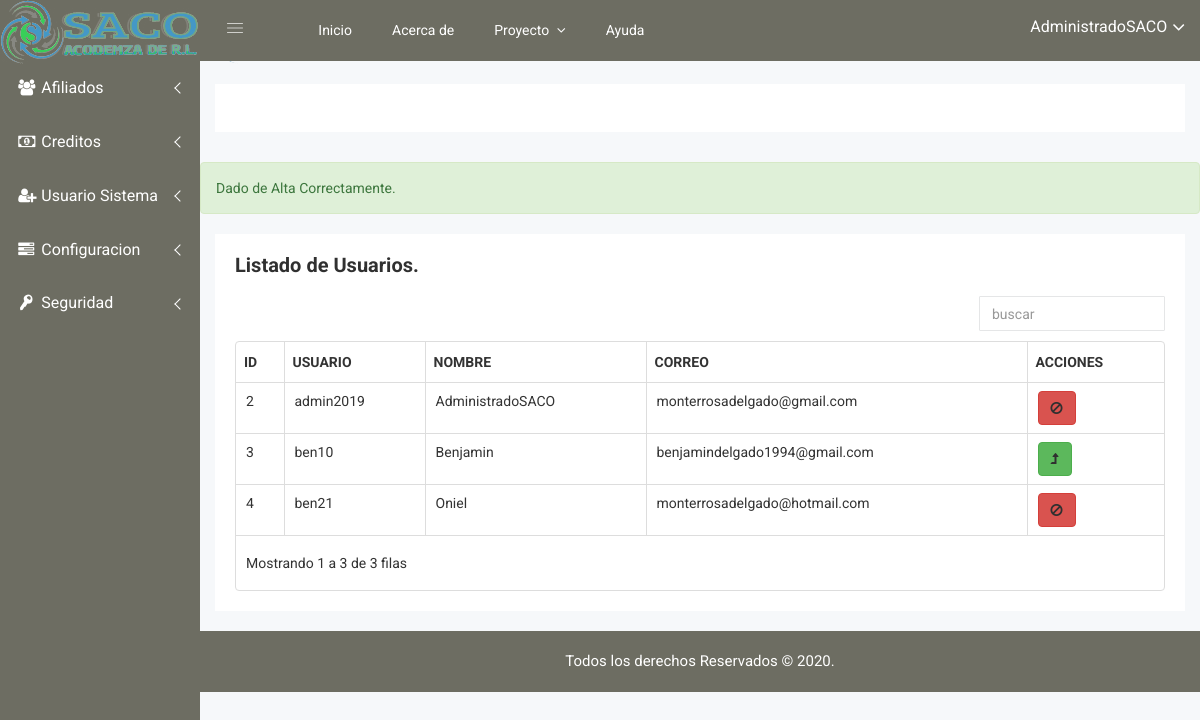
/listadoUsuario.php (signed in), run on the app's committed database.
### tables this page shows
CREATE TABLE `usuarios` (
  `id` int(11) NOT NULL AUTO_INCREMENT,
  `usuario` varchar(50) NOT NULL,
  `password` varchar(100) NOT NULL,
  `nombre` varchar(50) NOT NULL,
  `correo` varchar(50) NOT NULL,
  `last_session` datetime DEFAULT NULL,
  `activacion` int(11) NOT NULL,
  `token` varchar(50) NOT NULL,
  `token_password` varchar(100) DEFAULT NULL,
  `password_request` int(11) NOT NULL DEFAULT '0',
  `id_tipo` int(11) NOT NULL,
  `timestamp` timestamp NULL DEFAULT NULL,
  PRIMARY KEY (`id`)
);

### listadoUsuario.php (called while the page is built, shortened)
<?php
	require 'funcs/conexion.php';
	$idUsuario = $_SESSION['id_usuario'];
	$sqlUsuario = "SELECT id,nombre FROM usuarios WHERE id= '$idUsuario'";
	$resultUsu= $mysqli->query($sqlUsuario);
	$rowUsu = $resultUsu->fetch_assoc();
?>
<?php
@include("static/all/up.php");
?>
                    <?php
@include("paginas/lisUsuario.php");
?>
<?php
@include("static/all/down.php");
?>

### paginas/lisUsuario.php (the view)
<?php
        if (isset($_GET['action']) && $_GET['action'] == 'DarBaja') {
            $id = $_GET['id'];
            $sql ="UPDATE usuarios SET activacion = 0 WHERE id = $id";
            if ($conexion->query($sql) === TRUE) {
                echo"<div class='row'>";
                echo"<div class='col-lg-12'>";
                echo"<div class='alert alert-success alert-st-one alert-st-bg '> Dado de Baja Correctamente.";
                echo "</div>";
                echo "</div>";
                echo "</div>";
            }
        }else{
            $id = $_GET['id'];
            $sql ="UPDATE usuarios SET activacion = 1 WHERE id = $id";
            if ($conexion->query($sql) === TRUE) {
                echo"<div class='row'>";
                echo"<div class='col-lg-12'>";
                echo"<div class='alert alert-success alert-st-one alert-st-bg '>Dado de Alta Correctamente. ";
                echo "</div>";
                echo "</div>";
                echo "</div>";
            }
        }
        ?>
        <div class="data-table-area mg-b-15">
            <div class="container-fluid">
                <div class="row">
                    <div class="col-lg-12 col-md-12 col-sm-12 col-xs-12">
                        <div class="sparkline13-list">
                            <div class="sparkline13-hd">
                                <div class="main-sparkline13-hd">
                                    <h1>Listado <span class="table-project-n">de</span> Usuarios.</h1>
                                </div>
                            </div>
                            <div class="sparkline13-graph">
                                <div class="datatable-dashv1-list custom-datatable-overright">
                                <form id="formulario" method="POST" action="">
                                    <table id="table" data-toggle="table" data-pagination="true" data-search="true"   data-resizable="true">
                                        <thead>
                                            <tr>
                                                <th data-field="id">ID</th>
                                                <th data-field="usuario" >USUARIO</th>
                                                <th data-field="nombre" >NOMBRE</th>
                                                <th data-field="correo" >CORREO</th>
                                                <th data-field="acciones" >ACCIONES</th>
                                            </tr>
                                        </thead>
                                        <tbody>
                                            <?php
                                            $sql = "SELECT * FROM usuarios";
                                            $resultado = $conexion->query($sql);
                                            if ($resultado->num_rows > 0) {
                                                while($row = $resultado->fetch_assoc()){
                                                    ?>
                                                    <tr>
                                                <td><?php echo $row['id']; ?></td>
                                                <td><?php echo $row['usuario']?></td>
                                                <td><?php echo $row['nombre'] ?></td>
                                                <td><?php echo $row['correo'] ?></td>
                                                <td>
                                                    <?php
                                                    if ($row['activacion'] == '1') {
                                                    ?>
                                                <a href="/SACO/listadoUsuario.php?id=<?php echo $row['id'];?>&action=DarBaja" class="btn btn-custon-rounded-four btn-danger" title="Dar de Baja">
                                                    <i class="fa fa-ban"></i></a>
                                                    <?php
                                                    }else{
                                                    ?>
                                                    <a href="/SACO/listadoUsuario.php?id=<?php echo $row['id'];?>&action=DarAlta" class="btn btn-custon-rounded-four btn-success" title="Dar de Alta">
                                                    <i class="fa fa-level-up"></i></a>
                                                    <?php
                                                    }
                                                    ?>
                                                </td>
                                            </tr>
                                                    <?php
                                                }
                                            }
                                            ?>
                                        </tbody>
                                    </table>
                                    </form>
                                </div>
                            </div>
                        </div>
                    </div>
                </div>
            </div>
        </div>

### static/menu_superior.php (shortened to what this page needs)
<div class="header-advance-area">
            <div class="header-top-area">
                <div class="container-fluid">
                    <div class="row">
                        <div class="col-lg-12 col-md-12 col-sm-12 col-xs-12">
                            <div class="header-top-wraper">
                                <div class="row">
                                    <div class="col-lg-1 col-md-0 col-sm-1 col-xs-12">
                                        <div class="menu-switcher-pro">
                                            <button type="button" id="sidebarCollapse" class="btn bar-button-pro header-drl-controller-btn btn-info navbar-btn">
													<i class="educate-icon educate-nav"></i>
												</button>
                                        </div>
                                    </div>
                                    <div class="col-lg-6 col-md-7 col-sm-6 col-xs-12">
                                        <div class="header-top-menu tabl-d-n">
                                            <ul class="nav navbar-nav mai-top-nav">
                                                <li class="nav-item"><a href="welcome.php" class="nav-link">Inicio</a>
                                                </li>
                                                <li class="nav-item"><a href="#" class="nav-link">Acerca de</a>
                                                </li>
                                                <li class="nav-item dropdown res-dis-nn">
                                                    <a href="#" data-toggle="dropdown" role="button" aria-expanded="false" class="nav-link dropdown-toggle">Proyecto <span class="angle-down-topmenu"><i class="fa fa-angle-down"></i></span></a>
                                                </li>
                                                <li class="nav-item"><a href="#" class="nav-link">Ayuda</a>
                                                </li>
                                            </ul>
                                        </div>
                                    </div>
                                    <div class="col-lg-5 col-md-5 col-sm-12 col-xs-12">
                                        <div class="header-right-info">
                                            <ul class="nav navbar-nav mai-top-nav header-right-menu">
                                                <li class="nav-item">
                                                    <a href="#" data-toggle="dropdown" role="button" aria-expanded="false" class="nav-link dropdown-toggle">
															<span class="admin-name"><?php echo ''.utf8_decode($rowUsu['nombre']); ?></span>
															<i class="fa fa-angle-down edu-icon edu-down-arrow"></i>
														</a>
                                                </li>
                                            </ul>
                                        </div>
                                    </div>
                                </div>
                            </div>
                        </div>
                    </div>
                </div>
            </div>
            <?php
            @include("static/navegacion.php");
            ?>
            </div>

### css/main.css (style rules this page uses)
html { color: #222; font-size: 1em; line-height: 1.4; }

### data on the page
usuarios: nombre "AdministradoSACO", id "2", usuario "admin2019", correo "monterrosadelgado@gmail.com"
usuarios: id "3", usuario "ben10", nombre "Benjamin", correo "benjamindelgado1994@gmail.com"
usuarios: id "4", usuario "ben21", nombre "Oniel", correo "monterrosadelgado@hotmail.com"
